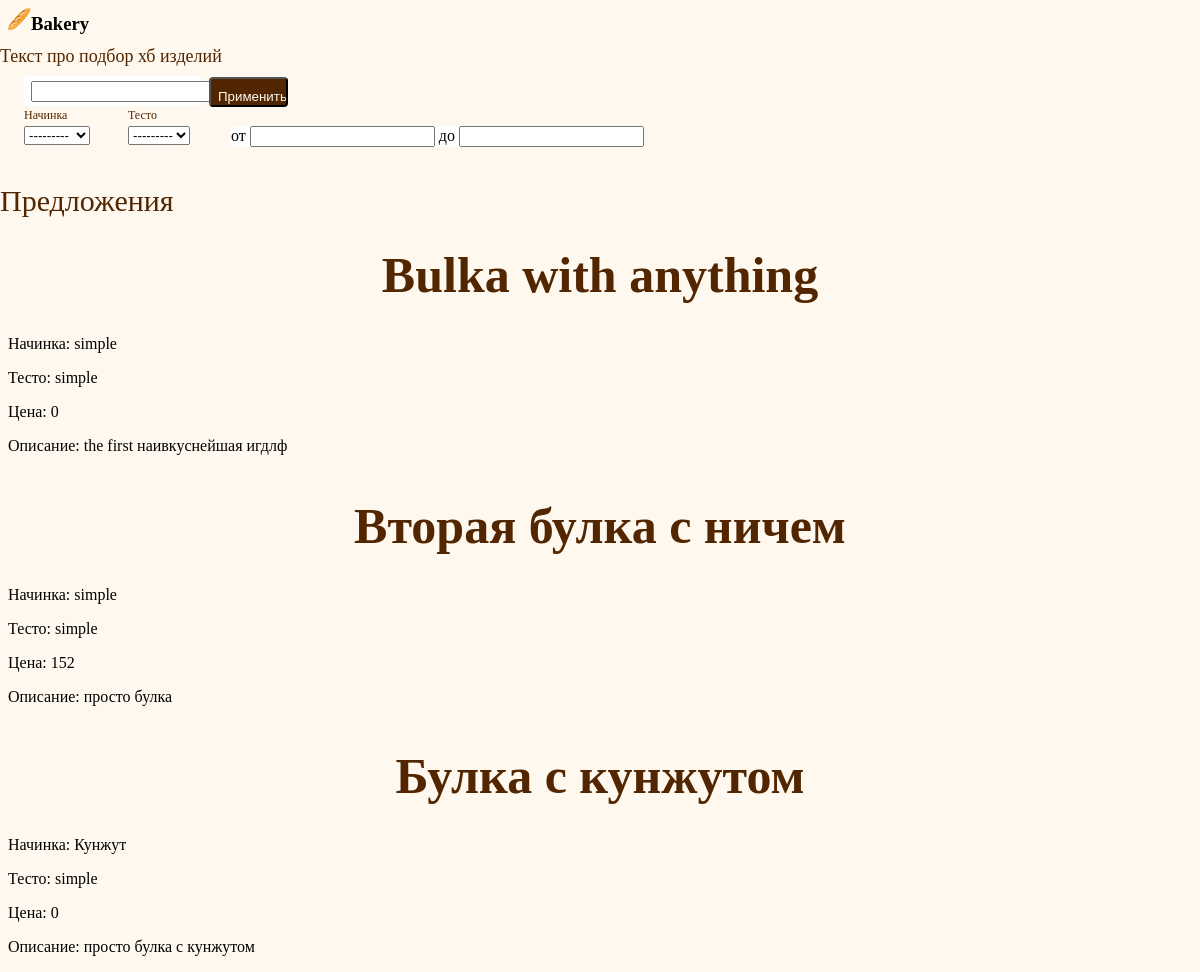
Before: /cake/ with the older database file.
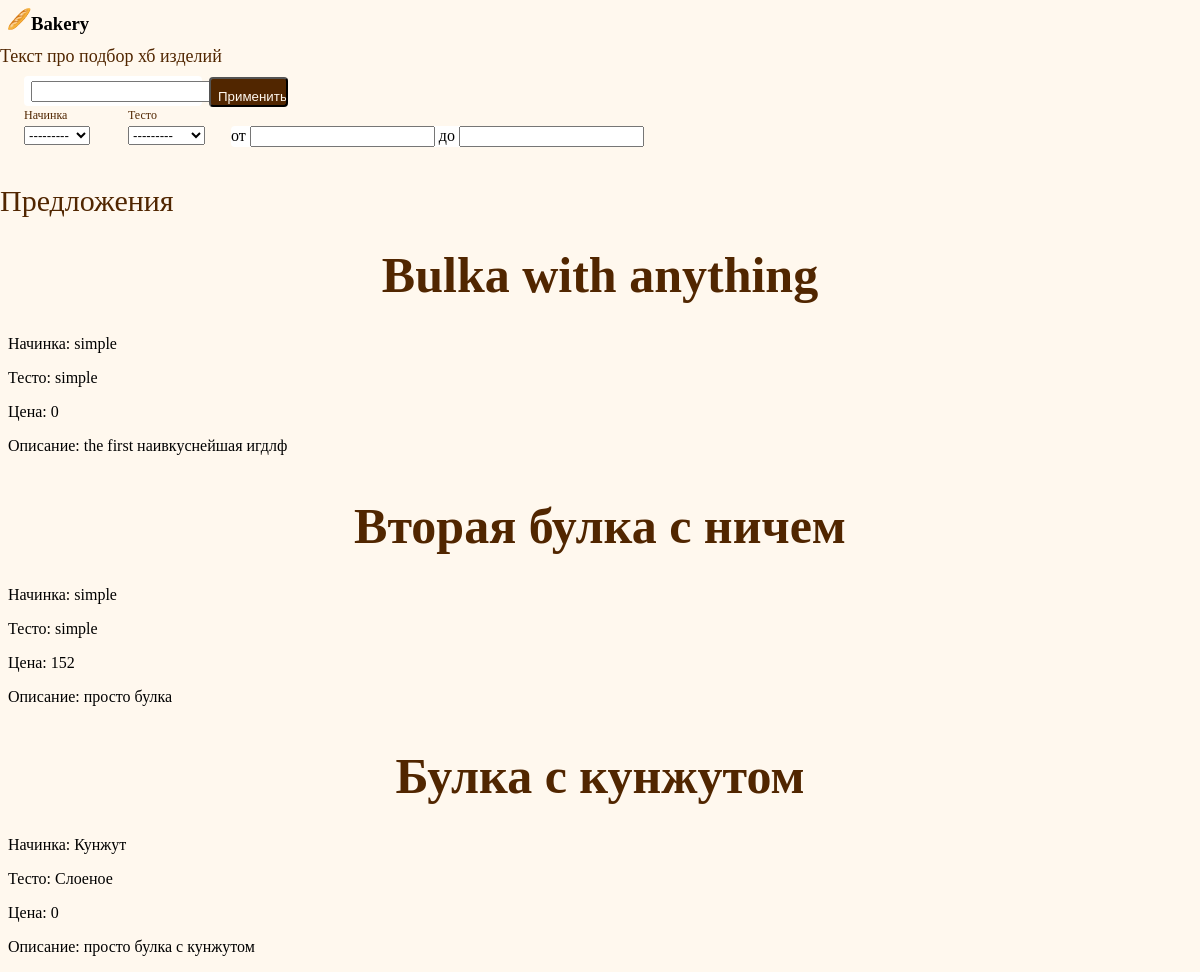
After: the same page with the newer database file.
### cacke/models.py (models this page shows, shortened)
class Bulka(models.Model):
    name = models.TextField(primary_key = True)
    nachinka = models.TextField(default = "simple")
    testo = models.TextField(default = "simple")
    price = models.IntegerField(default = 0)
    text_ops = models.TextField()

### cacke/views.py (the view)
# urls.py: path('',views.cacke_list, name='post_list'),
def cacke_list (request):
    cakes = Bulka.objects.all()
    form = SearchForm()
    if request.method == "POST":
        form = SearchForm(request.POST)
        cakes = Bulka.objects.all()
        pric = form.get_price()
        if pric[0] == "":
            pric[0] = 0
        if pric[1] =="":
            pric[1] = 100000000000
        nam = form.get_name()
        test = form.get_test()
        stringe = form.get_nach()
        cakes = cakes.filter(nachinka__icontains = stringe).filter(testo__icontains = test).filter(name__icontains = nam).exclude(price__gte = pric[1]).filter(price__gte=pric[0])
    else:
        cakes = Bulka.objects.all()
    return render(request, 'cacke/cacke_list.html', {'cacke':cakes,'form': form})

### cacke/forms.py (shortened to what this page needs)
class SearchForm(forms.Form):
    nachinka = forms.ModelChoiceField(Bulka.objects.order_by().values_list('nachinka',flat=True).distinct(), required=False, label="Начинка")
    testo = forms.ModelChoiceField(Bulka.objects.order_by().values_list('testo',flat=True).distinct(), required=False, label="Тесто")
    price_l = forms.IntegerField(required=False)
    price_r = forms.IntegerField(required=False)
    name = forms.CharField(required=False, label="Название")

### cacke/templates/cacke/cacke_list.html
{% extends 'cacke/base.html' %}
{% block content %}
    {% for cac in cacke %}
        <div class="cacke">
            <h2>{{ cac.name }}</h2>
            <p>Начинка: {{ cac.nachinka|linebreaksbr }}</p>
            <p>Тесто: {{ cac.testo|linebreaksbr }}</p>
            <p>Цена: {{ cac.price|linebreaksbr }}</p>
            <p>Описание: {{ cac.text_ops|linebreaksbr }}</p>
        </div>
    {% endfor %}
{% endblock %}

### cacke/templates/cacke/base.html (shortened to what this page needs)
{% load static %}
<html>
    <head>
        <link rel="stylesheet" href="{% static 'css/cacke.css' %}">
    </head>
    <body>
        <div class="page-header">
            <h3><img src="{% static 'css/logo.png' %}">Bakery</h3>
        </div>
        <h4>Текст про подбор хб изделий</h4>
        <form action="" method="POST">
            <p class="name">{{ form.name }}</p>
            <p class="nach_n">Начинка </p>
            <p class="nach">{{ form.nachinka }} </p>
            <p class="testo_n">Тесто</p>
            <p class="testo">{{ form.testo }} </p>
            <p class="pric">от {{ form.price_l }}  до {{ form.price_r }}</p>
            <input class="but1" type="Submit" name="Submit" value="Применить"/>
        </form>
           <h2></h2>
           <h2></h2>
           <h2></h2>
        <h5>Предложения</h5>
        <div class="content container">
            <div class="row2">
                <div class="col-md-8">
                {% block content %}
                {% endblock %}
                </div>
            </div>
        </div>
    </body>
</html>

### cacke/static/css/cacke.css (style rules this page uses)
html { -webkit-background-size: cover; -moz-background-size: cover; -o-background-size: cover; background-size: cover; }
body { background: #FFF8EE; }
h4 { position: absolute; width: 256px; height: 25px; left: 0px; top: 20px; font-family: 'Ubuntu'; font-style: normal; font-weight: 500; font-size: 18px; line-height: 139.69%; color: #512600; }
h2 { color: #512600; padding-bottom: 17px; margin-bottom: -2px; border-bottom: 2px; text-align: center; font-family: "Arial Black"; font-size: 50px; }
h5 { position: absolute; width: 124px; height: 25px; left: 0px; top: 130; font-family: 'Ubuntu'; font-style: normal; font-weight: 500; font-size: 30px; line-height: 139.69%; color: #512600; }
p.name { display: flex; flex-direction: row; justify-content: space-between; align-items: center; padding: 0px 7px; gap: 40px; position: absolute; width: 164px; height: 30px; left: 16px; top: 20px; background: #FFFFFF; border-radius: 4px; }
input.but1 { display: flex; flex-direction: row; justify-content: center; align-items: center; padding: 10px 7px; gap: 10px; position: absolute; width: 79px; height: 30px; left: 201px; top: 37px; color: #FFF8EE; background: #512600; border-radius: 4px; }
p.nach { position: absolute; left: 16px; top: 70px; background: #FFFFFF; border-radius: 4px; }
p.testo { position: absolute; left: 120px; top: 70px; background: #FFFFFF; border-radius: 4px; }
p.nach_n { width: 53px; height: 17px; font-family: 'Ubuntu'; font-style: normal; font-weight: 400; font-size: 12px; line-height: 139.69%; position: absolute; left: 16px; top: 55px; color: #512600; }
p.testo_n { width: 53px; height: 17px; font-family: 'Ubuntu'; font-style: normal; font-weight: 400; font-size: 12px; line-height: 139.69%; position: absolute; left: 120px; top: 55px; color: #512600; }
p.pric { position: absolute; left: 223px; top: 70px; background: #FFFFFF; border-radius: 4px; }
form { position: absolute; top:40px; border-radius: 4px; padding-right:100%; }

Changed rows visible on the page:
changed Bulka "Булка с кунжутом": testo "simple" → "Слоеное"
